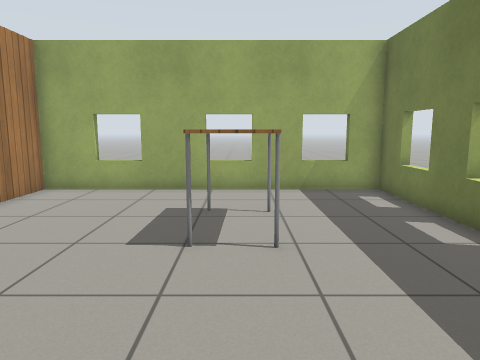
[1] (above)

24 first-person views from a walk through a world built for the Gazebo simulator. The camera is 1 m above the floor, tilts 8° down and sees 70° across. The floor is counted in squares, 0.5 m on a side. Each view is taken from the middle of a square. On the plan, view 1 faces up. The plan holds only what a view shows up to about 18 squares ahead; the rest is blank. The place goes on beyond the plan. Robots are left out. Simple patterns stand in for the simulator's built-in surfaces.

[2]
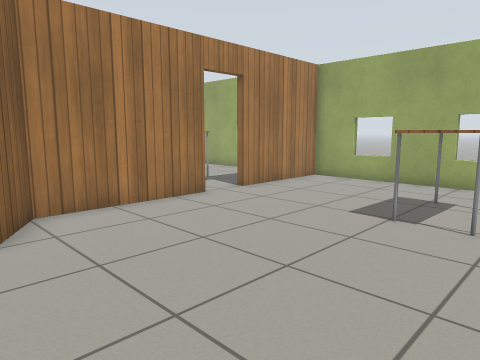

[3]
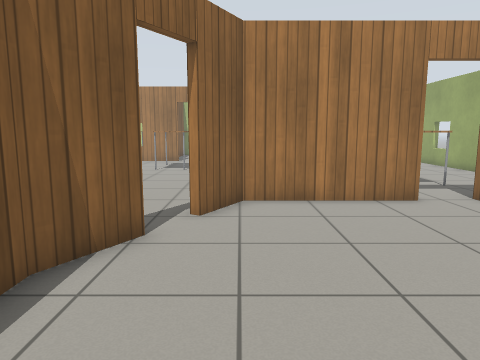

[4]
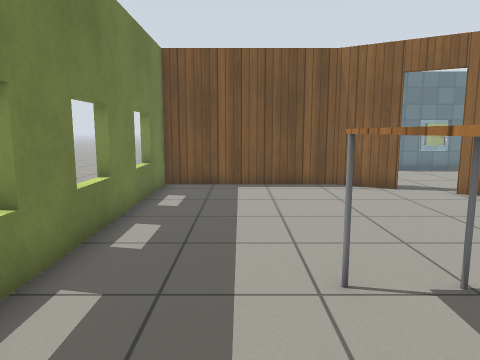

[5]
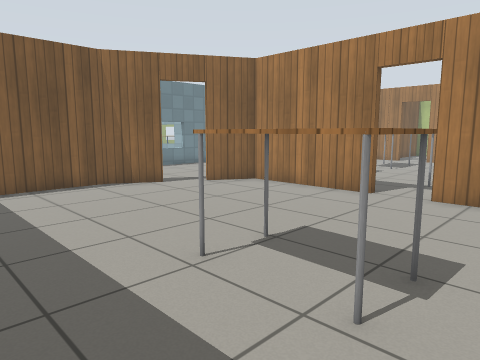

[6]
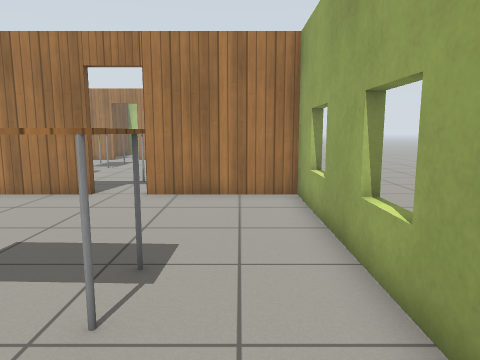

[7]
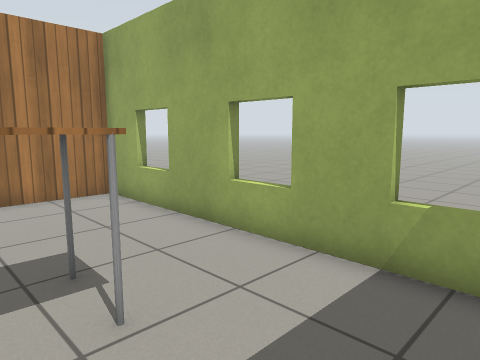

[8]
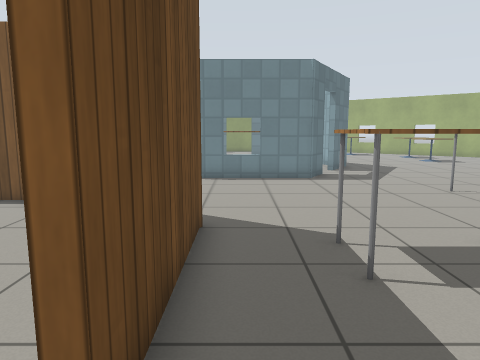

[9]
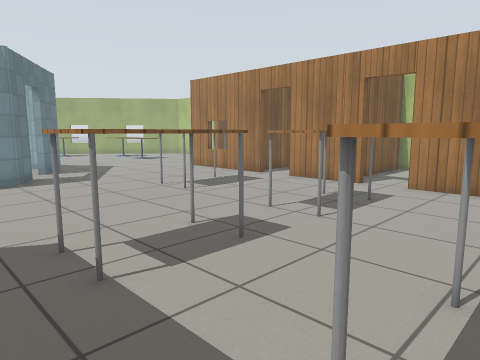

[10]
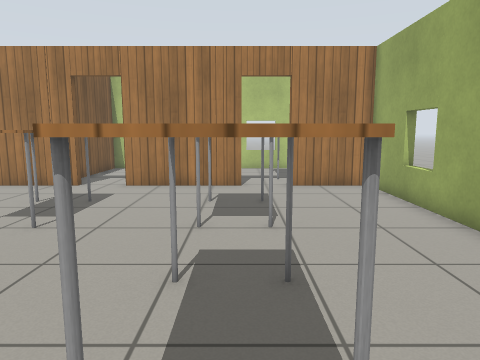

[11]
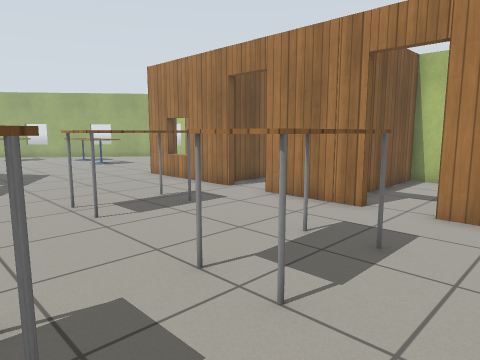

[12]
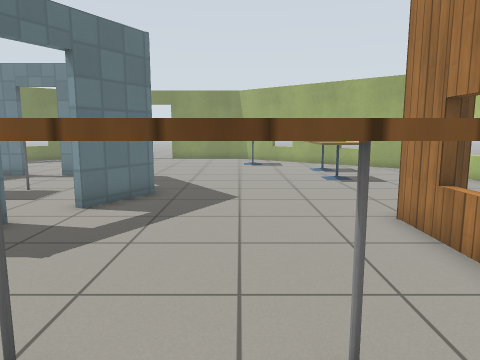

[13]
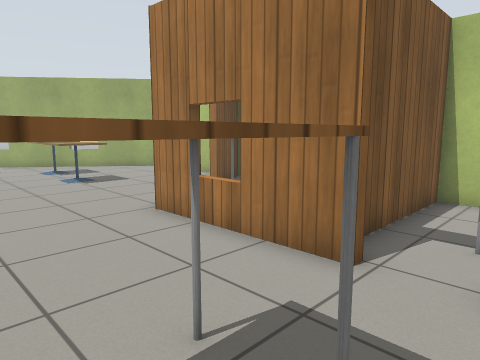

[14]
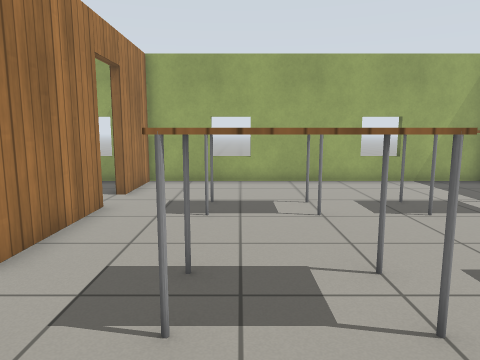

[15]
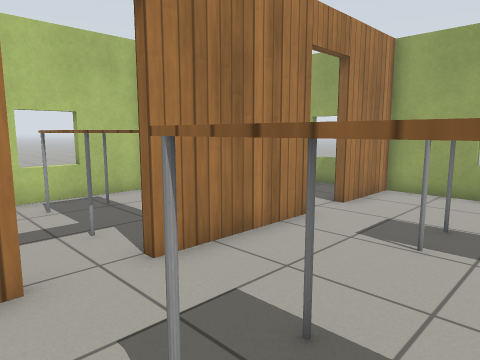

[16]
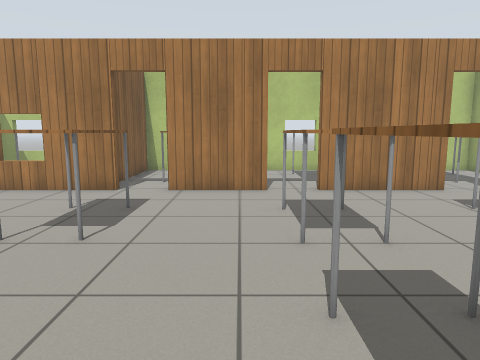

[17]
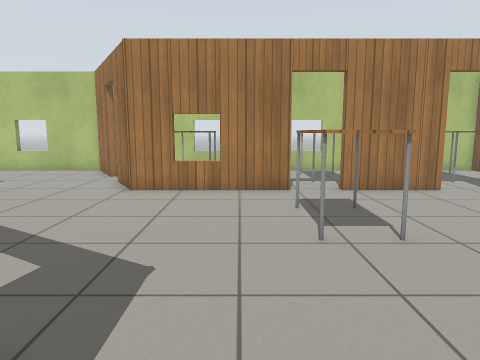

[18]
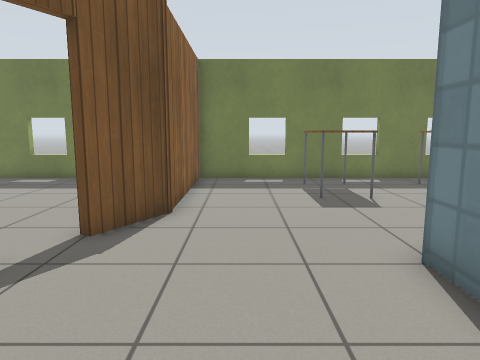

[19]
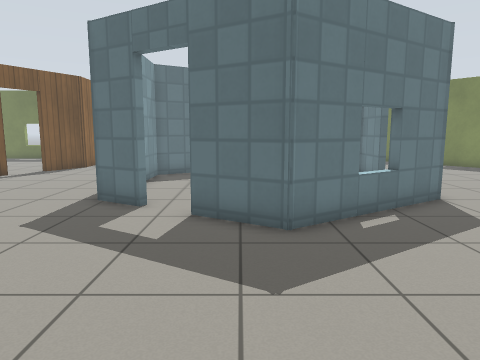

[20]
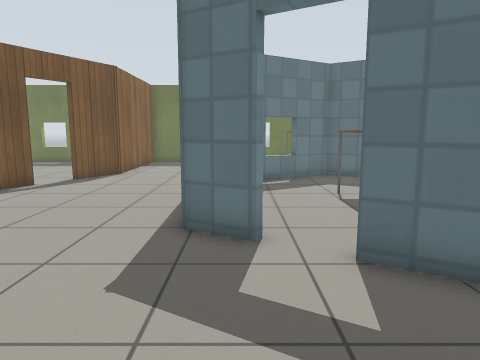

[21]
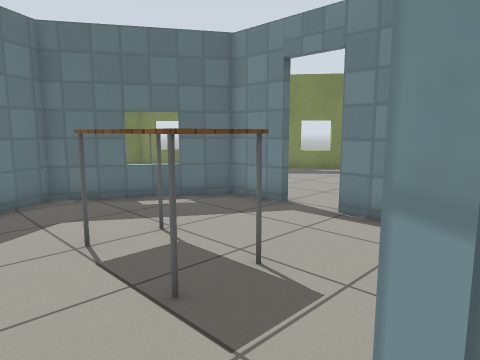

[22]
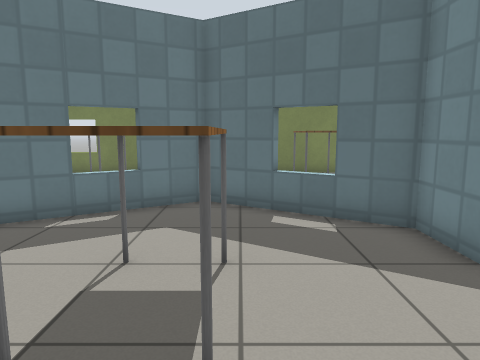

[23]
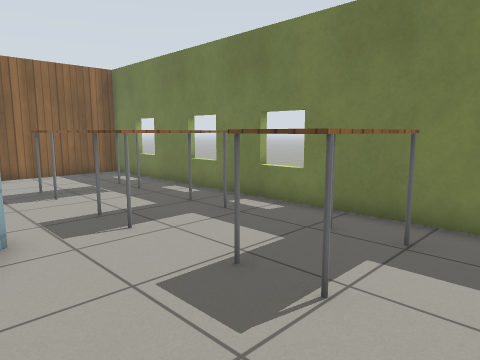

[24]
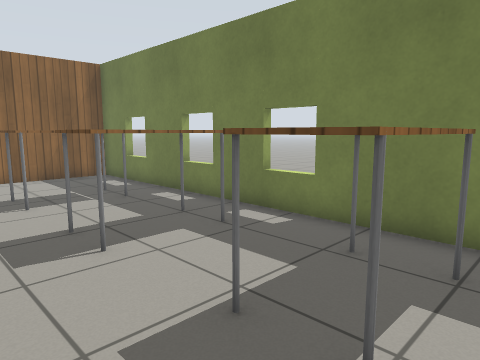

### Floor plan
Ten units are one square. View 1 is at (0, 0); x grows to the right and y downward. Boxes are objects, and circles mark ways between rooms. Rooms are numbered by the first view taken in them; rooms with no view inside come last. Other rooms are left out.
<svg viewBox="-273 -124 327 334">
<path fill="none" stroke="#000" d="M-68 -52 -68 -1 -50 10M-35 18 -16 29 49 29 49 -119 -68 -119 -68 -70M-120 93 -111 79 -50 79M-207 43 -207 98 -227 109M-207 -10 -207 25M-72 0 -72 -52M-51 13 -62 6M-242 118 -268 133 -268 186M-27 27 -37 21M-207 -71 -207 -26M-110 179 -142 130 -128 107M-71 -119 -207 -119 -207 -87M-71 177 -51 177 -22 130 -51 82 -71 82M-32 115 -28 112M-100 177 -88 177M49 188 49 33 -17 33 -27 27"/>
<rect x="-15" y="-95" width="30" height="40" fill="#bbb"><title>table</title></rect>
<rect x="-225" y="185" width="20" height="20" fill="#bbb"><title>other object</title></rect>
<rect x="-225" y="155" width="30" height="20" fill="#bbb"><title>other object</title></rect>
<rect x="-185" y="25" width="40" height="30" fill="#bbb"><title>table</title></rect>
<rect x="-185" y="-35" width="40" height="30" fill="#bbb"><title>table</title></rect>
<rect x="-185" y="-65" width="10" height="10" fill="#bbb"><title>table</title></rect>
<rect x="-185" y="-85" width="10" height="10" fill="#bbb"><title>table</title></rect>
<rect x="-155" y="-65" width="10" height="10" fill="#bbb"><title>table</title></rect>
<rect x="-155" y="-85" width="10" height="10" fill="#bbb"><title>table</title></rect>
<rect x="-135" y="-35" width="40" height="30" fill="#bbb"><title>table</title></rect>
<rect x="-125" y="-65" width="10" height="10" fill="#bbb"><title>table</title></rect>
<rect x="-125" y="-85" width="10" height="10" fill="#bbb"><title>table</title></rect>
<rect x="-105" y="-85" width="10" height="30" fill="#bbb"><title>table</title></rect>
<rect x="-105" y="115" width="40" height="30" fill="#bbb"><title>table</title></rect>
<rect x="-5" y="155" width="40" height="30" fill="#bbb"><title>table</title></rect>
<rect x="-5" y="115" width="40" height="20" fill="#bbb"><title>table</title></rect>
<rect x="-5" y="65" width="40" height="30" fill="#bbb"><title>table</title></rect>
<rect x="25" y="155" width="10" height="10" fill="#bbb"><title>table</title></rect>
<circle cx="-40" cy="20" r="3" fill="#2a7"/>
<circle cx="-50" cy="10" r="3" fill="#2a7"/>
<circle cx="-70" cy="-65" r="3" fill="#2a7"/>
<circle cx="-120" cy="100" r="3" fill="#2a7"/>
<circle cx="-75" cy="180" r="3" fill="#2a7"/>
<circle cx="-40" cy="60" r="3" fill="#2a7"/>
<text x="-10" y="-50">1</text>
<text x="-150" y="50">2</text>
<text x="-80" y="130">3</text>
<text x="10" y="120">4</text>
</svg>
Room 1 opens to room 2. Room 2 opens to room 3. Room 2 opens to room 4.

Where each view was taken, in squares from view 1:
view 1: 0 up, 0 right, facing up
view 2: 2 down, 2 right, facing up-left
view 3: 0 up, 3 right, facing left
view 4: 10 up, 2 right, facing down
view 5: 10 up, 4 right, facing down-left
view 6: 10 up, 4 right, facing left
view 7: 7 up, 4 right, facing up-left
view 8: 7 up, 8 left, facing down
view 9: 7 up, 8 left, facing down-left
view 10: 7 up, 8 left, facing left
view 11: 5 up, 12 left, facing down-left
view 12: 2 down, 17 left, facing down
view 13: 2 down, 16 left, facing down-left
view 14: 2 down, 17 left, facing up
view 15: 0 up, 16 left, facing up-left
view 16: 0 up, 9 left, facing left
view 17: 6 down, 9 left, facing left
view 18: 5 down, 10 left, facing right
view 19: 12 down, 21 left, facing right
view 20: 9 down, 18 left, facing right
view 21: 10 down, 13 left, facing down-right
view 22: 14 down, 12 left, facing right
view 23: 20 down, 3 left, facing up-right
view 24: 19 down, 2 left, facing up-right
